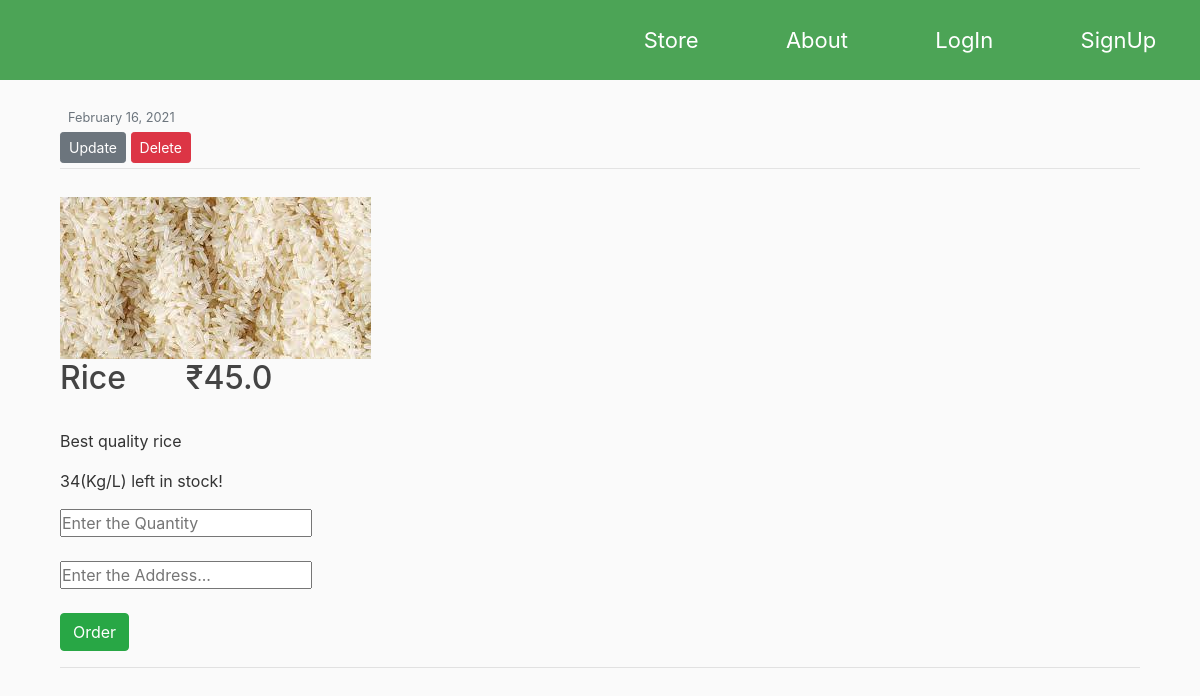
The page /product/31/ on the database its author committed.
### store/models.py (models this page shows, shortened)
class Product(models.Model):
  name = models.CharField(max_length=50)
  description = models.TextField(default='write your description here',max_length=255)
  price = models.FloatField()
  date_posted = models.DateTimeField(default=timezone.now)
  shop = models.ForeignKey(User, on_delete=models.CASCADE)
  image = models.ImageField(default='default.jpg', upload_to='product_image/')
  quantity = models.IntegerField()

### store/views.py (the view)
# urls.py: path('product/<int:pk>/', ProductDetailView.as_view(), name='product-detail'),
class ProductDetailView(DetailView):
  model = Product

### store/templates/store/product_detail.html (shortened to what this page needs)
{% extends "store/base.html" %}
{% block content %}
  <article class="media">
    <div class="media-body">
      <div class="article-metadata">
        <small class="text-muted">{{ object.date_posted|date:"F d, Y" }}</small>
        {% if object.author == shop %}
          <div>
            <a class="btn btn-secondary btn-sm mt-1 mb-1" href="{% url 'product-update' object.id %}">Update</a>
            <a class="btn btn-danger btn-sm mt-1 mb-1" href="{% url 'product-delete' object.id %}">Delete</a>
          </div>
        {% endif %}
      </div>
    </div>
  </article>
  <br>
  <article >
    <img class="pimage" src="{{ object.image.url }}" alt="image of the product"><br>
    <h2 class="article-title break-text ">{{ object.name }}&nbsp;&nbsp;&nbsp;&nbsp;&nbsp;&nbsp;&nbsp;₹{{object.price}}</h2><br>
    <p class="article-content break-text">{{ object.description }}</p>
    {% if product.quantity <= 0 %}
       <h4 class="text-danger">Out Of Stock</h4>
    {% else %}
      <p>{{ object.quantity }}</b>(Kg/L) left in stock!</p>
      <form action="/order" method="get">
        <input name="quantity" id="quantity" placeholder="Enter the Quantity"><br> <br>
        <input type="text" name="address" id="address" placeholder="Enter the Address..."><br /> <br />
        <button class="btn btn-success" type="submit" >Order</button>
      </form>
    {% endif %}
  </article>
  <hr>
  <br>
{% endblock content %}

### store/static/blog/main.css (style rules this page uses)
* { margin: 0; padding: 0; box-sizing: border-box; }
body { background: #fafafa; color: #333333; }
h1, h2, h3, h4, h5, h6 { color: #444444; }
.article-title { color: #444444; }
.article-content { white-space: pre-line; }
.article-metadata { padding-bottom: 1px; margin-bottom: 4px; border-bottom: 1px solid #e3e3e3 }

### rows shown on the page
Product: date_posted "February 16, 2021", image (picture), name "Rice", price "45.0", description "Best quality rice", quantity "34"
